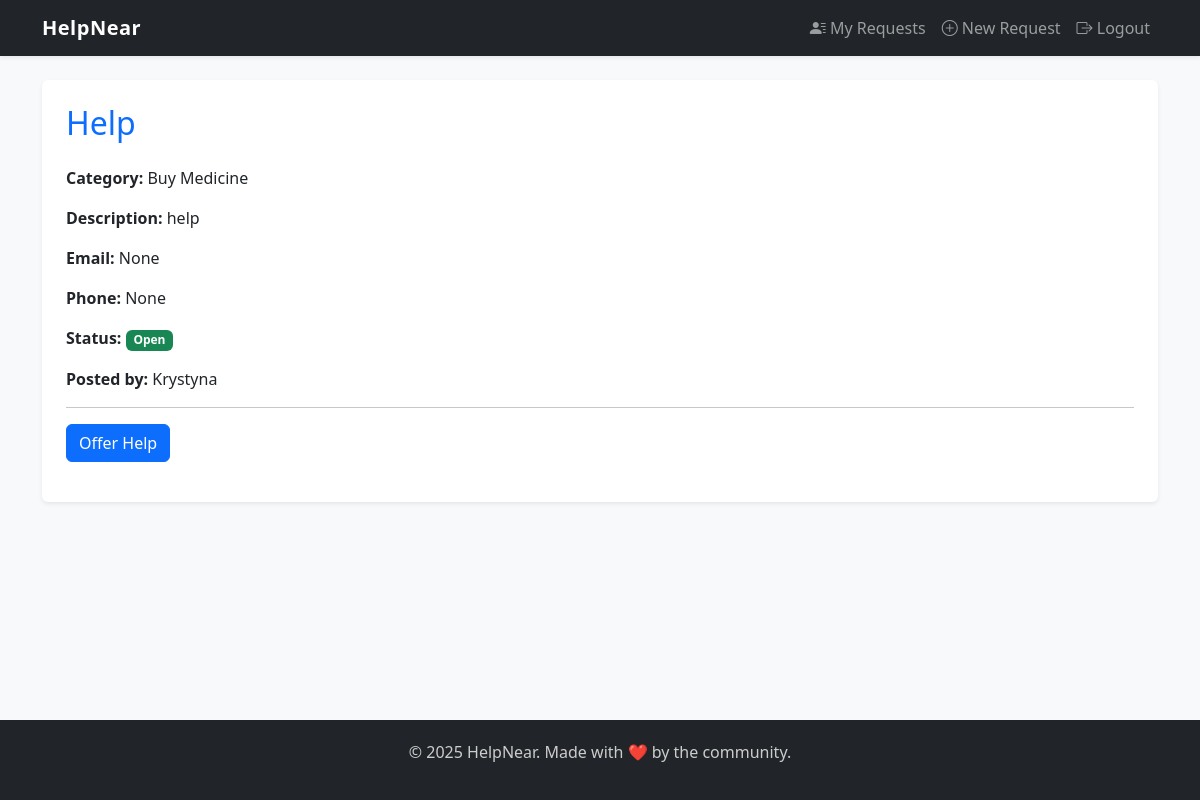
/request/2/ (signed in), run on the app's committed database.
### help/models.py (models this page shows, shortened)
class HelpRequest(models.Model):
    CATEGORY_CHOICES = [
        ('food', 'Food Delivery'),
        ('medicine', 'Buy Medicine'),
        ('house', 'House Help'),
        ('other', 'Other')
    ]
    user = models.ForeignKey(User, on_delete=models.CASCADE)
    title = models.CharField(max_length=200)
    description = models.TextField()
    category = models.CharField(max_length=50, choices=CATEGORY_CHOICES)
    location = models.CharField(max_length=200)
    email = models.EmailField(blank=True, null=True)
    phone = models.CharField(max_length=20, blank=True, null=True)
    is_open = models.BooleanField(default=True)
    created_at = models.DateTimeField(auto_now_add=True)

### help/views.py (the view)
# urls.py: path('request/<int:request_id>/', views.request_detail, name='request_detail'),
@login_required
def request_detail(request, request_id):
    help_request = get_object_or_404(HelpRequest, pk=request_id)
    if request.method == 'POST':
        form = HelpResponseForm(request.POST)
        if form.is_valid():
            response = form.save(commit=False)
            response.request = help_request
            response.responder = request.user
            response.save()
            help_request.is_open = False  # закрываем заявку
            help_request.save()
            return redirect('home')
    else:
        form = HelpResponseForm()
    return render(request, 'help/request_detail.html', {
        'help_request': help_request,
        'form': form
    })

### help/templates/help/request_detail.html (shortened to what this page needs)
{% extends 'base.html' %}
{% block content %}
<div class="bg-white p-4 rounded shadow-sm">
  <h2 class="mb-4 text-primary">{{ help_request.title }}</h2>
  <p><strong>Category:</strong> {{ help_request.get_category_display }}</p>
  <p><strong>Description:</strong> {{ help_request.description }}</p>
  <p><strong>Email:</strong> {{ help_request.email }}</p>
  <p><strong>Phone:</strong> {{ help_request.phone }}</p>
  <p><strong>Status:</strong>
    {% if help_request.is_open %}
      <span class="badge bg-success">Open</span>
    {% else %}
      <span class="badge bg-danger">Closed</span>
    {% endif %}
  </p>
  <p><strong>Posted by:</strong> {{ help_request.user.username }}</p>
  <hr />
  {% if user.is_authenticated and help_request.is_open and help_request.user != user %}
    <form method="post">
      <button type="submit" class="btn btn-primary">Offer Help</button>
    </form>
  {% endif %}
</div>
{% endblock %}

### help/templates/base.html (style rules this page uses)
html, body { height: 100%; margin: 0; background-color: #f8f9fa; }

### data on the page
HelpRequest: title "Help", category "Buy Medicine", description "help", email "None", phone "None", user.username "Krystyna"
